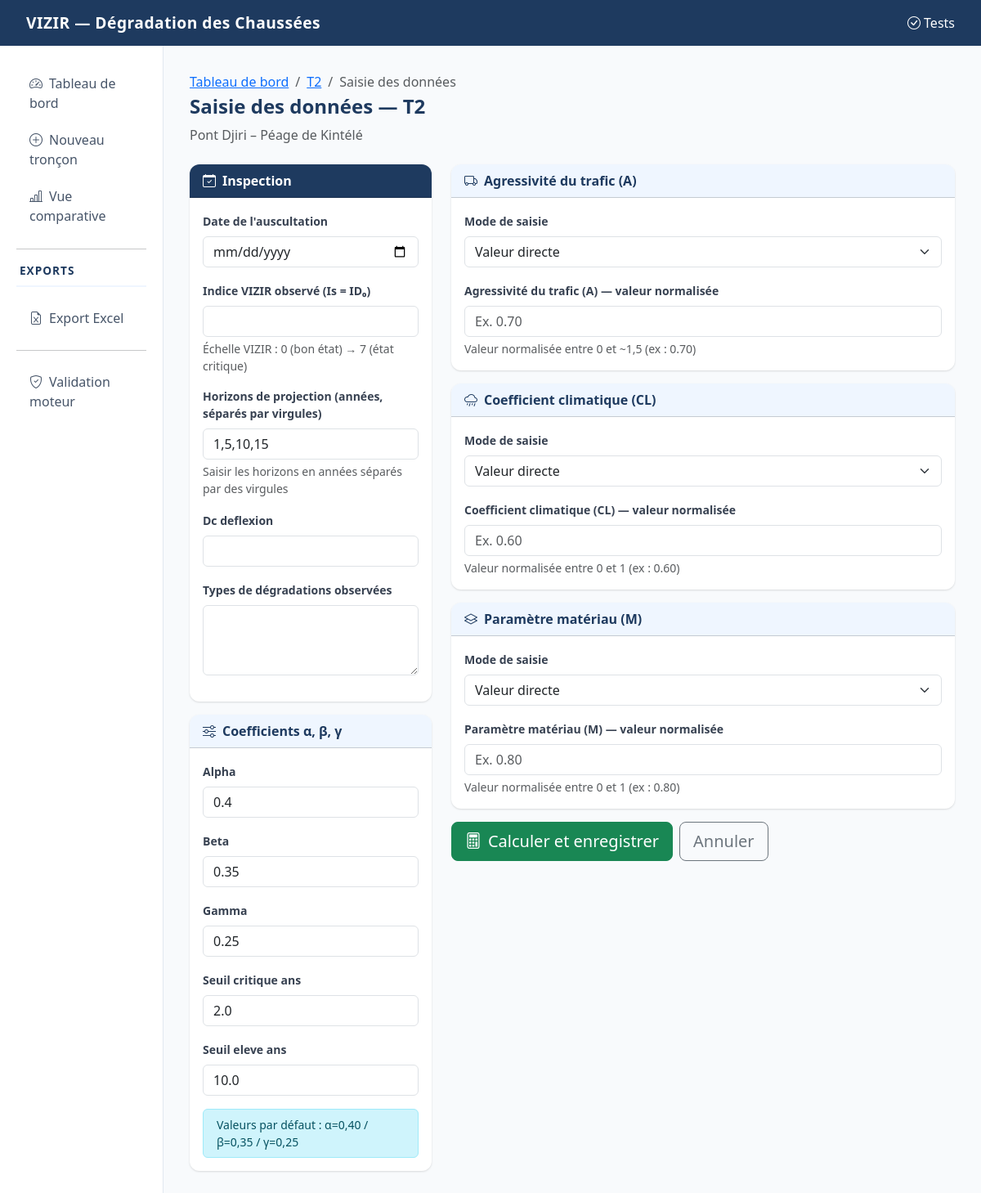
The page /troncon/2/saisie/ on the database its author committed.
### troncons/models.py (models this page shows, shortened)
class Troncon(models.Model):
    nom = models.CharField(max_length=100, verbose_name="Identifiant du tronçon")
    route = models.CharField(max_length=200, verbose_name="Nom de la route", blank=True)
    pk_debut = models.CharField(max_length=50, verbose_name="PK début", blank=True)
    pk_fin = models.CharField(max_length=50, verbose_name="PK fin", blank=True)
    longueur_m = models.FloatField(verbose_name="Longueur (m)", null=True, blank=True)
    localisation = models.CharField(max_length=300, verbose_name="Localisation / pays", blank=True)
    date_creation = models.DateTimeField(default=timezone.now)
    class Meta:
        verbose_name = "Tronçon"
        verbose_name_plural = "Tronçons"
        ordering = ['-date_creation']

class CoefficientsSimulation(models.Model):
    troncon = models.OneToOneField(Troncon, on_delete=models.CASCADE, related_name='coefficients')
    alpha = models.FloatField(default=0.40, verbose_name="α (trafic)")
    beta = models.FloatField(default=0.35, verbose_name="β (climat)")
    gamma = models.FloatField(default=0.25, verbose_name="γ (matériau)")
    seuil_critique_ans = models.FloatField(default=2.0, verbose_name="Seuil Critique (années)")
    seuil_eleve_ans = models.FloatField(default=10.0, verbose_name="Seuil Élevé (années)")
    class Meta:
        verbose_name = "Coefficients de simulation"

### troncons/views.py (the view)
# urls.py: path('troncon/<int:pk>/saisie/', views.saisie_parametres, name='saisie_parametres'),
def saisie_parametres(request, pk):
    troncon = get_object_or_404(Troncon, pk=pk)
    coeffs, _ = CoefficientsSimulation.objects.get_or_create(troncon=troncon)
    if request.method == 'POST':
        form_p = ParametresForm(request.POST)
        form_c = CoefficientsForm(request.POST, instance=coeffs)
        if form_p.is_valid() and form_c.is_valid():
            coeffs = form_c.save()
            parametres = form_p.save(commit=False)
            parametres.troncon = troncon
            parametres.save()
            A  = parametres.get_A()
            CL = parametres.get_CL()
            M  = parametres.get_M()
            horizons = form_p.cleaned_data.get('horizons', [1, 5, 10, 15])
            res = calculer_resultats(
                ID0=parametres.id0_vizir,
                A=A, CL=CL, M=M,
                alpha=coeffs.alpha, beta=coeffs.beta, gamma=coeffs.gamma,
                seuil_critique=coeffs.seuil_critique_ans,
                seuil_eleve=coeffs.seuil_eleve_ans,
                horizons=horizons,
            )
            ResultatsSimulation.objects.create(
                troncon=troncon,
                parametres=parametres,
                R=res['R'],
                contrib_trafic=res['contrib_trafic'],
                contrib_climat=res['contrib_climat'],
                contrib_materiau=res['contrib_materiau'],
                contrib_trafic_pct=res['contrib_trafic_pct'],
                contrib_climat_pct=res['contrib_climat_pct'],
                contrib_materiau_pct=res['contrib_materiau_pct'],
                facteur_dominant=res['facteur_dominant'],
                niveau_risque=res['niveau_risque'],
                t_critique_ans=res['t_critique'],
                projections_json={str(k): v for k, v in res['projections'].items()},
                recommandations='\n'.join(res['recommandations']),
                alpha_utilise=coeffs.alpha,
                beta_utilise=coeffs.beta,
                gamma_utilise=coeffs.gamma,
            )
            messages.success(request, "Calcul effectué et résultats enregistrés.")
            return redirect('troncon_detail', pk=pk)
    else:
        form_p = ParametresForm()
        form_c = CoefficientsForm(instance=coeffs)
    return render(request, 'troncons/saisie_parametres.html', {
        'troncon': troncon,
        'form_p': form_p,
        'form_c': form_c,
    })

### troncons/forms.py
class CoefficientsForm(forms.ModelForm):
    alpha  = CommaDecimalField(initial=0.40, widget=forms.NumberInput(attrs={'class': 'form-control', 'step': '0.01'}))
    beta   = CommaDecimalField(initial=0.35, widget=forms.NumberInput(attrs={'class': 'form-control', 'step': '0.01'}))
    gamma  = CommaDecimalField(initial=0.25, widget=forms.NumberInput(attrs={'class': 'form-control', 'step': '0.01'}))
    seuil_critique_ans = CommaDecimalField(initial=2.0,  widget=forms.NumberInput(attrs={'class': 'form-control', 'step': '0.5'}))
    seuil_eleve_ans    = CommaDecimalField(initial=10.0, widget=forms.NumberInput(attrs={'class': 'form-control', 'step': '0.5'}))
    class Meta:
        model = CoefficientsSimulation
        fields = ['alpha', 'beta', 'gamma', 'seuil_critique_ans', 'seuil_eleve_ans']

### troncons/templates/troncons/saisie_parametres.html (shortened to what this page needs)
{% extends 'troncons/base.html' %}
{% block content %}
<div class="mb-4">
    <nav aria-label="breadcrumb">
        <ol class="breadcrumb mb-1">
            <li class="breadcrumb-item"><a href="{% url 'dashboard' %}">Tableau de bord</a></li>
            <li class="breadcrumb-item"><a href="{% url 'troncon_detail' troncon.pk %}">{{ troncon.nom }}</a></li>
            <li class="breadcrumb-item active">Saisie des données</li>
        </ol>
    </nav>
    <h4 class="fw-bold" style="color: var(--primary)">Saisie des données — {{ troncon.nom }}</h4>
    <p class="text-muted">{{ troncon.route }}</p>
</div>
<form method="post">
<div class="row g-4">
    <div class="col-md-4">
        <div class="card">
            <div class="card-header fw-semibold" style="background: var(--primary); color: white;">
                <i class="bi bi-calendar-check me-2"></i>Inspection
            </div>
            <div class="card-body">
                <div class="mb-3">
                    <label class="form-label">{{ form_p.date_inspection.label }}</label>
                    {{ form_p.date_inspection }}
                </div>
                <div class="mb-3">
                    <label class="form-label">{{ form_p.id0_vizir.label }}</label>
                    {{ form_p.id0_vizir }}
                    <div class="form-text">Échelle VIZIR : 0 (bon état) → 7 (état critique)</div>
                </div>
                <div class="mb-3">
                    <label class="form-label">{{ form_p.horizons.label }}</label>
                    {{ form_p.horizons }}
                    <div class="form-text">{{ form_p.horizons.help_text }}</div>
                </div>
                <div class="mb-3">
                    <label class="form-label">{{ form_p.dc_deflexion.label }}</label>
                    {{ form_p.dc_deflexion }}
                </div>
                <div class="mb-3">
                    <label class="form-label">{{ form_p.degradations_observees.label }}</label>
                    {{ form_p.degradations_observees }}
                </div>
            </div>
        </div>
        <div class="card mt-3">
            <div class="card-header fw-semibold" style="background: #EFF6FF; color: var(--primary);">
                <i class="bi bi-sliders me-2"></i>Coefficients α, β, γ
            </div>
            <div class="card-body">
                {% for field in form_c %}
                <div class="mb-3">
                    <label class="form-label">{{ field.label }}</label>
                    {{ field }}
                </div>
                {% endfor %}
                <div class="alert alert-info small py-2 mb-0">
                    Valeurs par défaut : α=0,40 / β=0,35 / γ=0,25
                </div>
            </div>
        </div>
    </div>
    <div class="col-md-8">
        <div class="card mb-3">
            <div class="card-header fw-semibold" style="background: #EFF6FF; color: var(--primary);">
                <i class="bi bi-truck me-2"></i>Agressivité du trafic (A)
            </div>
            <div class="card-body">
                <div class="mb-3">
                    <label class="form-label">Mode de saisie</label>
                    <select name="mode_A" id="id_mode_A" class="form-select">
                        <option value="direct" {% if form_p.mode_A.value == 'direct' or not form_p.mode_A.value %}selected{% endif %}>Valeur directe</option>
                    </select>
                </div>
                <div id="A-direct" class="mode-section">
                    <label class="form-label">Agressivité du trafic (A) — valeur normalisée</label>
                    {{ form_p.A }}
                    <div class="form-text">Valeur normalisée entre 0 et ~1,5 (ex : 0.70)</div>
                </div>
            </div>
        </div>
        <div class="card mb-3">
            <div class="card-header fw-semibold" style="background: #EFF6FF; color: var(--primary);">
                <i class="bi bi-cloud-rain me-2"></i>Coefficient climatique (CL)
            </div>
            <div class="card-body">
                <div class="mb-3">
                    <label class="form-label">Mode de saisie</label>
                    <select name="mode_CL" id="id_mode_CL" class="form-select">
                        <option value="direct" {% if form_p.mode_CL.value == 'direct' or not form_p.mode_CL.value %}selected{% endif %}>Valeur directe</option>
                    </select>
                </div>
                <div id="CL-direct" class="mode-section">
                    <label class="form-label">Coefficient climatique (CL) — valeur normalisée</label>
                    {{ form_p.CL }}
                    <div class="form-text">Valeur normalisée entre 0 et 1 (ex : 0.60)</div>
                </div>
            </div>
        </div>
        <div class="card mb-3">
            <div class="card-header fw-semibold" style="background: #EFF6FF; color: var(--primary);">
                <i class="bi bi-layers me-2"></i>Paramètre matériau (M)
            </div>
            <div class="card-body">
                <div class="mb-3">
                    <label class="form-label">Mode de saisie</label>
                    <select name="mode_M" id="id_mode_M" class="form-select">
                        <option value="direct" {% if form_p.mode_M.value == 'direct' or not form_p.mode_M.value %}selected{% endif %}>Valeur directe</option>
                    </select>
                </div>
                <div id="M-direct" class="mode-section">
                    <label class="form-label">Paramètre matériau (M) — valeur normalisée</label>
                    {{ form_p.M }}
                    <div class="form-text">Valeur normalisée entre 0 et 1 (ex : 0.80)</div>
                </div>
            </div>
        </div>
        <div class="d-flex gap-2 mt-2">
            <button type="submit" class="btn btn-success btn-lg">
                <i class="bi bi-calculator me-2"></i>Calculer et enregistrer
            </button>
            <a href="{% url 'troncon_detail' troncon.pk %}" class="btn btn-outline-secondary btn-lg">Annuler</a>
        </div>
    </div>
</div>
</form>
{% endblock %}

### troncons/templates/troncons/base.html (style rules this page uses)
:root { --primary: #1e3a5f; --accent: #2563EB; --danger: #DC2626; --warning: #D97706; --success: #16A34A; }
body { background: #f8fafc; font-family: 'Segoe UI', sans-serif; }
.card { border: none; border-radius: 12px; box-shadow: 0 1px 3px rgba(0,0,0,0.08), 0 1px 2px rgba(0,0,0,0.06); }
.card-header { border-radius: 12px 12px 0 0 !important; }
.form-label { font-weight: 600; font-size: 0.875rem; color: #374151; }

### troncons/templates/troncons/saisie_parametres.html (style rules this page uses)
.mode-section { display: none; }
.mode-section.active { display: block; }

### rows shown on the page
Troncon: nom "T2", route "Pont Djiri – Péage de Kintélé"
CoefficientsSimulation: form_c "0.4" "0.35" "0.25" "2.0" "10.0"

### other values the page prints
{{ field.label }} "Alpha" "Beta" "Gamma" "Seuil critique ans" "Seuil eleve ans"
